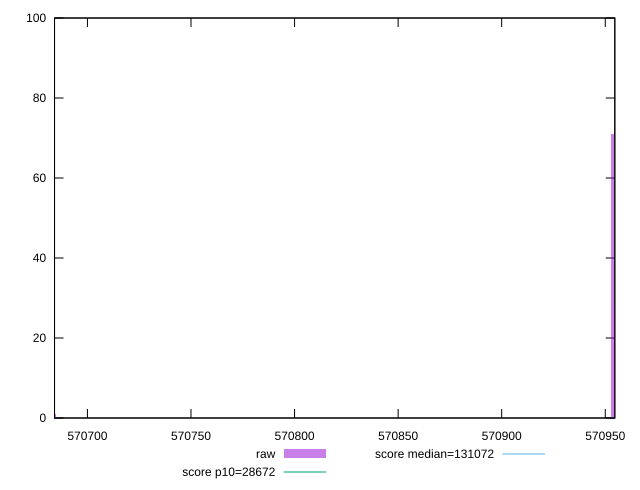

gnuplot code for this plot:
reset

$raw <<EOF
570684.4067400134 1
570953.3554736095 71
570954.6610499863 28
EOF

set key outside below
set boxwidth 1.30557637668066
set xrange [570684.1166666667:570954.6166666667]
set yrange [0:100]
set trange [0:100]
set style fill transparent solid 0.5 noborder

set parametric
set terminal svg size 640, 490 enhanced background rgb 'white'
set output "report_00016_2021-02-10T13-31-48.338Z/uses-long-cache-ttl/samples/pages+cached+noadtech+nomedia/raw/histogram.svg"

plot $raw title "raw" with boxes, \
     28672,t title "score p10=28672", \
     131072,t title "score median=131072"

reset
